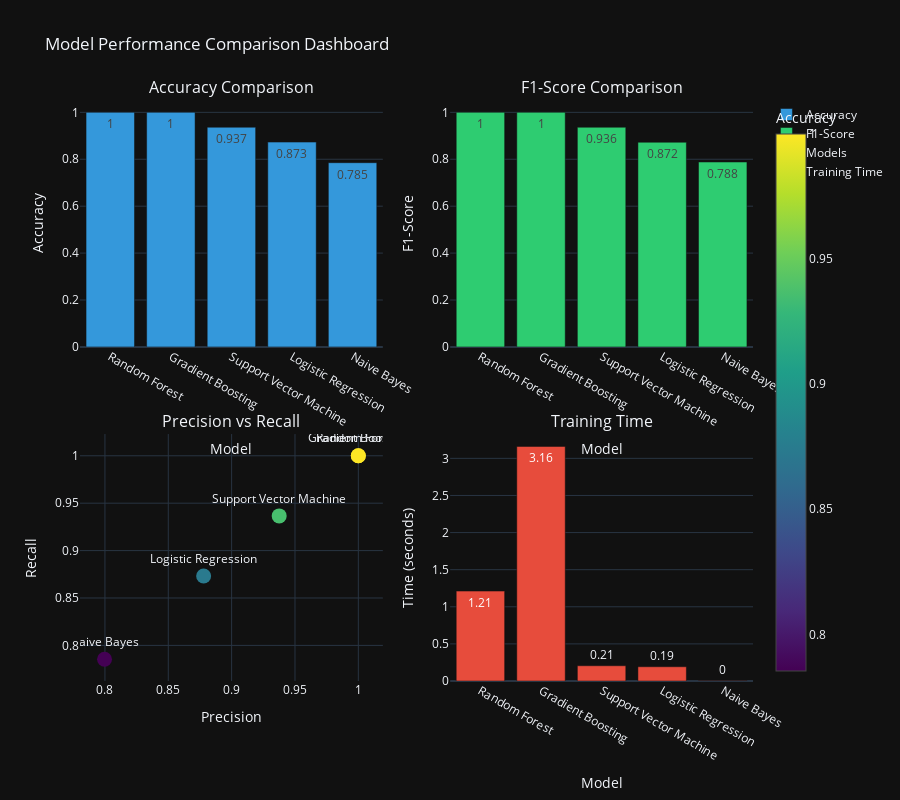

Notebook code for this chart:
### Code cell
# Cell 6: Model Building & Comparison
print("Training Multiple ML Models...")

# Define models with optimized parameters
models = {
    'Logistic Regression': LogisticRegression(
        max_iter=1000, 
        random_state=42,
        C=1.0,
        solver='lbfgs'
    ),
    'Random Forest': RandomForestClassifier(
        n_estimators=200,
        max_depth=15,
        min_samples_split=5,
        min_samples_leaf=2,
        random_state=42,
        n_jobs=-1
    ),
    'Support Vector Machine': SVC(
        probability=True,
        random_state=42,
        kernel='rbf',
        C=1.0,
        gamma='scale'
    ),
    'Naive Bayes': GaussianNB(),
    'Gradient Boosting': GradientBoostingClassifier(
        n_estimators=150,
        learning_rate=0.1,
        max_depth=5,
        random_state=42
    )
}

# Store results
results = {}
metrics_records = []

print("\n" + "="*60)
print("MODEL TRAINING PROGRESS")
print("="*60)

# Train and evaluate each model
for name, model in models.items():
    print(f"\nTraining {name}...")
    start_time = time.time()
    
    try:
        # Train model
        model.fit(X_train_balanced, y_train_balanced)
        training_time = time.time() - start_time
        
        # Make predictions
        y_pred = model.predict(X_test_processed)
        
        # For probability prediction, handle models that don't have predict_proba
        try:
            y_proba = model.predict_proba(X_test_processed)
        except AttributeError:
            # For models without probability prediction, create dummy probabilities
            y_proba = np.zeros((len(y_pred), 3))
            for i, pred in enumerate(y_pred):
                y_proba[i, pred] = 1.0
        
        # Calculate metrics
        accuracy = accuracy_score(y_test, y_pred)
        f1 = f1_score(y_test, y_pred, average='weighted')
        precision = precision_score(y_test, y_pred, average='weighted')
        recall = recall_score(y_test, y_pred, average='weighted')
        
        # Cross-validation
        cv_scores = cross_val_score(model, X_train_balanced, y_train_balanced, 
                                   cv=5, scoring='f1_weighted', n_jobs=-1)
        
        # Store results
        results[name] = {
            'model': model,
            'predictions': y_pred,
            'probabilities': y_proba,
            'accuracy': accuracy,
            'f1_score': f1,
            'precision': precision,
            'recall': recall,
            'cv_mean': cv_scores.mean(),
            'cv_std': cv_scores.std(),
            'training_time': training_time
        }
        
        metrics_records.append({
            'Model': name,
            'Accuracy': accuracy,
            'F1-Score': f1,
            'Precision': precision,
            'Recall': recall,
            'CV Score': cv_scores.mean(),
            'CV Std': cv_scores.std(),
            'Training Time (s)': training_time
        })
        
        print(f"   Accuracy: {accuracy:.4f}")
        print(f"   F1-Score: {f1:.4f}")
        print(f"   Precision: {precision:.4f}")
        print(f"   Recall: {recall:.4f}")
        print(f"   CV F1-Score: {cv_scores.mean():.4f} (+-{cv_scores.std():.4f})")
        print(f"   Training Time: {training_time:.2f}s")
        
    except Exception as e:
        print(f"   Error training {name}: {str(e)}")
        import traceback
        traceback.print_exc()
        continue

print("\n" + "="*60)
print("MODEL PERFORMANCE SUMMARY")
print("="*60)

# Create metrics dataframe
if metrics_records:
    metrics_df = pd.DataFrame(metrics_records)
    metrics_df = metrics_df.sort_values('Accuracy', ascending=False)

    # Display styled table
    styled_df = metrics_df.style.background_gradient(
        subset=['Accuracy', 'F1-Score', 'Precision', 'Recall'], 
        cmap='Blues'
    ).format({
        'Accuracy': '{:.4f}',
        'F1-Score': '{:.4f}',
        'Precision': '{:.4f}',
        'Recall': '{:.4f}',
        'CV Score': '{:.4f}',
        'CV Std': '{:.4f}',
        'Training Time (s)': '{:.2f}'
    })

    from IPython.display import display
    display(styled_df)

    # Enhanced visualization
    fig = make_subplots(
        rows=2, cols=2,
        subplot_titles=['Accuracy Comparison', 'F1-Score Comparison',
                       'Precision vs Recall', 'Training Time'],
        specs=[[{'type': 'bar'}, {'type': 'bar'}],
               [{'type': 'scatter'}, {'type': 'bar'}]],
        vertical_spacing=0.15,
        horizontal_spacing=0.1
    )

    # Sort models by accuracy for consistent ordering
    sorted_models = metrics_df['Model'].tolist()

    # 1. Accuracy
    fig.add_trace(
        go.Bar(
            x=sorted_models,
            y=metrics_df.set_index('Model').loc[sorted_models, 'Accuracy'],
            name='Accuracy',
            marker_color='#3498db',
            text=metrics_df.set_index('Model').loc[sorted_models, 'Accuracy'].round(3),
            textposition='auto'
        ),
        row=1, col=1
    )

    # 2. F1-Score
    fig.add_trace(
        go.Bar(
            x=sorted_models,
            y=metrics_df.set_index('Model').loc[sorted_models, 'F1-Score'],
            name='F1-Score',
            marker_color='#2ecc71',
            text=metrics_df.set_index('Model').loc[sorted_models, 'F1-Score'].round(3),
            textposition='auto'
        ),
        row=1, col=2
    )

    # 3. Precision vs Recall (scatter)
    fig.add_trace(
        go.Scatter(
            x=metrics_df['Precision'],
            y=metrics_df['Recall'],
            mode='markers+text',
            marker=dict(
                size=15,
                color=metrics_df['Accuracy'],
                colorscale='Viridis',
                showscale=True,
                colorbar=dict(title="Accuracy")
            ),
            text=metrics_df['Model'],
            textposition="top center",
            name='Models'
        ),
        row=2, col=1
    )

    # 4. Training Time
    fig.add_trace(
        go.Bar(
            x=sorted_models,
            y=metrics_df.set_index('Model').loc[sorted_models, 'Training Time (s)'],
            name='Training Time',
            marker_color='#e74c3c',
            text=metrics_df.set_index('Model').loc[sorted_models, 'Training Time (s)'].round(2),
            textposition='auto'
        ),
        row=2, col=2
    )

    # Update layout
    fig.update_layout(
        height=800,
        title_text="Model Performance Comparison Dashboard",
        template="plotly_dark",
        showlegend=True,
        hovermode='closest'
    )

    # Update axes
    fig.update_xaxes(title_text="Model", row=1, col=1)
    fig.update_xaxes(title_text="Model", row=1, col=2)
    fig.update_xaxes(title_text="Precision", row=2, col=1)
    fig.update_xaxes(title_text="Model", row=2, col=2)

    fig.update_yaxes(title_text="Accuracy", row=1, col=1)
    fig.update_yaxes(title_text="F1-Score", row=1, col=2)
    fig.update_yaxes(title_text="Recall", row=2, col=1)
    fig.update_yaxes(title_text="Time (seconds)", row=2, col=2)
    fig.show()

    # Best model selection
    if len(results) > 0:
        best_model_name = metrics_df.iloc[0]['Model']
        best_model = results[best_model_name]['model']
        print(f"\nBEST MODEL: {best_model_name}")
        print(f"   Accuracy: {metrics_df.iloc[0]['Accuracy']:.4f}")
        print(f"   F1-Score: {metrics_df.iloc[0]['F1-Score']:.4f}")
        print(f"   CV Score: {metrics_df.iloc[0]['CV Score']:.4f}")
        print(f"   Training Time: {metrics_df.iloc[0]['Training Time (s)']:.2f}s")
else:
    print("No models were successfully trained. Check errors above.")

print("Multiple models trained and compared")

### Figure 1 — Plotly figure (JSON) as saved in the notebook; plotly's stock layout.template omitted (floating-point values rounded to 4 significant figures)
{"data": [{"marker": {"color": "#3498db"}, "name": "Accuracy", "text": [1, 1, 0.937, 0.873, 0.785], "textposition": "auto", "type": "bar", "x": ["Random Forest", "Gradient Boosting", "Support Vector Machine", "Logistic Regression", "Naive Bayes"], "xaxis": "x", "y": [1, 1, 0.9366, 0.8732, 0.7854], "yaxis": "y"}, {"marker": {"color": "#2ecc71"}, "name": "F1-Score", "text": [1, 1, 0.936, 0.872, 0.788], "textposition": "auto", "type": "bar", "x": ["Random Forest", "Gradient Boosting", "Support Vector Machine", "Logistic Regression", "Naive Bayes"], "xaxis": "x2", "y": [1, 1, 0.9365, 0.8724, 0.7882], "yaxis": "y2"}, {"marker": {"color": [1, 1, 0.9366, 0.8732, 0.7854], "colorbar": {"title": {"text": "Accuracy"}}, "colorscale": [[0, "#440154"], [0.1111, "#482878"], [0.2222, "#3e4989"], [0.3333, "#31688e"], [0.4444, "#26828e"], [0.5556, "#1f9e89"], [0.6667, "#35b779"], [0.7778, "#6ece58"], [0.8889, "#b5de2b"], [1, "#fde725"]], "showscale": true, "size": 15}, "mode": "markers+text", "name": "Models", "text": ["Random Forest", "Gradient Boosting", "Support Vector Machine", "Logistic Regression", "Naive Bayes"], "textposition": "top center", "type": "scatter", "x": [1, 1, 0.9375, 0.8779, 0.7997], "xaxis": "x3", "y": [1, 1, 0.9366, 0.8732, 0.7854], "yaxis": "y3"}, {"marker": {"color": "#e74c3c"}, "name": "Training Time", "text": [1.21, 3.16, 0.21, 0.19, 0], "textposition": "auto", "type": "bar", "x": ["Random Forest", "Gradient Boosting", "Support Vector Machine", "Logistic Regression", "Naive Bayes"], "xaxis": "x4", "y": [1.212, 3.161, 0.2052, 0.1919, 0.003985], "yaxis": "y4"}], "layout": {"annotations": [{"font": {"size": 16}, "showarrow": false, "text": "Accuracy Comparison", "x": 0.225, "xanchor": "center", "xref": "paper", "y": 1, "yanchor": "bottom", "yref": "paper"}, {"font": {"size": 16}, "showarrow": false, "text": "F1-Score Comparison", "x": 0.775, "xanchor": "center", "xref": "paper", "y": 1, "yanchor": "bottom", "yref": "paper"}, {"font": {"size": 16}, "showarrow": false, "text": "Precision vs Recall", "x": 0.225, "xanchor": "center", "xref": "paper", "y": 0.425, "yanchor": "bottom", "yref": "paper"}, {"font": {"size": 16}, "showarrow": false, "text": "Training Time", "x": 0.775, "xanchor": "center", "xref": "paper", "y": 0.425, "yanchor": "bottom", "yref": "paper"}], "height": 800, "hovermode": "closest", "showlegend": true, "title": {"text": "Model Performance Comparison Dashboard"}, "xaxis": {"anchor": "y", "domain": [0, 0.45], "title": {"text": "Model"}}, "xaxis2": {"anchor": "y2", "domain": [0.55, 1], "title": {"text": "Model"}}, "xaxis3": {"anchor": "y3", "domain": [0, 0.45], "title": {"text": "Precision"}}, "xaxis4": {"anchor": "y4", "domain": [0.55, 1], "title": {"text": "Model"}}, "yaxis": {"anchor": "x", "domain": [0.575, 1], "title": {"text": "Accuracy"}}, "yaxis2": {"anchor": "x2", "domain": [0.575, 1], "title": {"text": "F1-Score"}}, "yaxis3": {"anchor": "x3", "domain": [0, 0.425], "title": {"text": "Recall"}}, "yaxis4": {"anchor": "x4", "domain": [0, 0.425], "title": {"text": "Time (seconds)"}}}}
